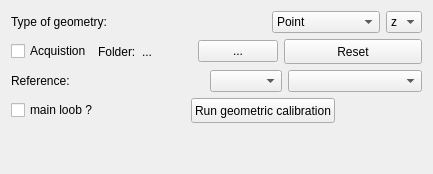
          <widget class="QWidget" name="geometric_calibration">
           <attribute name="title">
            <string>Associated geometric elements</string>
           </attribute>
           <layout class="QVBoxLayout" name="verticalLayout_4">
            <item>
             <layout class="QHBoxLayout" name="horizontalLayout_21">
              <item>
               <widget class="QLabel" name="label_40">
                <property name="text">
                 <string>Type of geometry:</string>
                </property>
               </widget>
              </item>
              <item>
               <spacer name="horizontalSpacer_24">
                <property name="orientation">
                 <enum>Qt::Horizontal</enum>
                </property>
                <property name="sizeHint" stdset="0">
                 <size>
                  <width>40</width>
                  <height>20</height>
                 </size>
                </property>
               </spacer>
              </item>
              <item>
               <widget class="QComboBox" name="comboBox_geoCalib_Type">
                <item>
                 <property name="text">
                  <string>Point</string>
                 </property>
                </item>
                <item>
                 <property name="text">
                  <string>Axis</string>
                 </property>
                </item>
                <item>
                 <property name="text">
                  <string>Oriented point</string>
                 </property>
                </item>
                <item>
                 <property name="text">
                  <string>Surface</string>
                 </property>
                </item>
               </widget>
              </item>
              <item>
               <widget class="QComboBox" name="comboBox_geoCalib_Axis">
                <item>
                 <property name="text">
                  <string>z</string>
                 </property>
                </item>
                <item>
                 <property name="text">
                  <string>x</string>
                 </property>
                </item>
                <item>
                 <property name="text">
                  <string>y</string>
                 </property>
                </item>
               </widget>
              </item>
             </layout>
            </item>
            <item>
             <layout class="QHBoxLayout" name="horizontalLayout_22">
              <item>
               <widget class="QCheckBox" name="checkBox__geoCalib_acq">
                <property name="text">
                 <string>Acquistion</string>
                </property>
               </widget>
              </item>
              <item>
               <widget class="QLabel" name="label_16">
                <property name="text">
                 <string>Folder:</string>
                </property>
               </widget>
              </item>
              <item>
               <widget class="QLabel" name="label_geoCalibFolder">
                <property name="text">
                 <string>...</string>
                </property>
               </widget>
              </item>
              <item>
               <spacer name="horizontalSpacer_25">
                <property name="orientation">
                 <enum>Qt::Horizontal</enum>
                </property>
                <property name="sizeHint" stdset="0">
                 <size>
                  <width>40</width>
                  <height>20</height>
                 </size>
                </property>
               </spacer>
              </item>
              <item>
               <widget class="QPushButton" name="pushButton_geoCalibFolder">
                <property name="text">
                 <string>...</string>
                </property>
               </widget>
              </item>
              <item>
               <widget class="QPushButton" name="pushButton__geoCalib_reset">
                <property name="minimumSize">
                 <size>
                  <width>138</width>
                  <height>25</height>
                 </size>
                </property>
                <property name="text">
                 <string>Reset</string>
                </property>
               </widget>
              </item>
             </layout>
            </item>
            <item>
             <layout class="QHBoxLayout" name="horizontalLayout_29"/>
            </item>
            <item>
             <layout class="QHBoxLayout" name="horizontalLayout_20">
              <item>
               <widget class="QLabel" name="label_32">
                <property name="text">
                 <string>Reference:</string>
                </property>
               </widget>
              </item>
              <item>
               <spacer name="horizontalSpacer_23">
                <property name="orientation">
                 <enum>Qt::Horizontal</enum>
                </property>
                <property name="sizeHint" stdset="0">
                 <size>
                  <width>40</width>
                  <height>20</height>
                 </size>
                </property>
               </spacer>
              </item>
              <item>
               <widget class="QComboBox" name="comboBox_geoCalib_reference"/>
              </item>
              <item>
               <widget class="QComboBox" name="comboBox_geoCalib_subreference">
                <property name="sizePolicy">
                 <sizepolicy hsizetype="MinimumExpanding" vsizetype="Fixed">
                  <horstretch>0</horstretch>
                  <verstretch>0</verstretch>
                 </sizepolicy>
                </property>
               </widget>
              </item>
             </layout>
            </item>
            <item>
             <layout class="QHBoxLayout" name="horizontalLayout_31">
              <item>
               <widget class="QCheckBox" name="checkBox_geoCalib_mainLoob">
                <property name="text">
                 <string>main loob ?</string>
                </property>
                <property name="checked">
                 <bool>false</bool>
                </property>
               </widget>
              </item>
              <item>
               <spacer name="horizontalSpacer_35">
                <property name="orientation">
                 <enum>Qt::Horizontal</enum>
                </property>
                <property name="sizeHint" stdset="0">
                 <size>
                  <width>40</width>
                  <height>20</height>
                 </size>
                </property>
               </spacer>
              </item>
              <item>
               <widget class="QPushButton" name="pushButton_geoCalib_validate">
                <property name="minimumSize">
                 <size>
                  <width>138</width>
                  <height>25</height>
                 </size>
                </property>
                <property name="text">
                 <string>Run geometric calibration</string>
                </property>
               </widget>
              </item>
              <item>
               <spacer name="horizontalSpacer_36">
                <property name="orientation">
                 <enum>Qt::Horizontal</enum>
                </property>
                <property name="sizeHint" stdset="0">
                 <size>
                  <width>40</width>
                  <height>20</height>
                 </size>
                </property>
               </spacer>
              </item>
             </layout>
            </item>
            <item>
             <spacer name="verticalSpacer_3">
              <property name="orientation">
               <enum>Qt::Vertical</enum>
              </property>
              <property name="sizeHint" stdset="0">
               <size>
                <width>20</width>
                <height>40</height>
               </size>
              </property>
             </spacer>
            </item>
           </layout>
          </widget>
